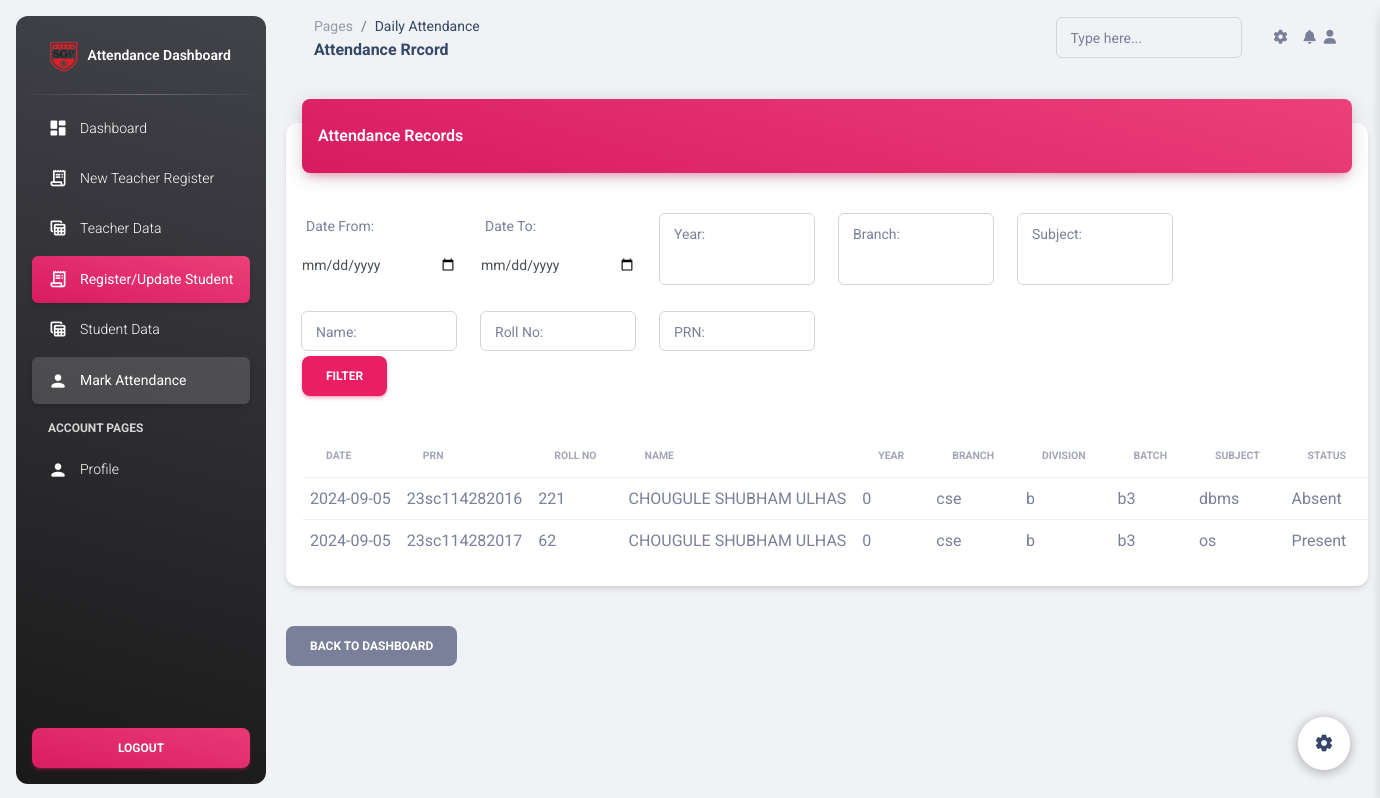
/dailyatt.php (signed in), run on the app's committed database.
### tables this page shows
CREATE TABLE `attendance` (
  `prn` varchar(50) NOT NULL,
  `rollno` int(11) NOT NULL,
  `name` varchar(100) DEFAULT NULL,
  `year` int(11) DEFAULT NULL,
  `branch` varchar(50) DEFAULT NULL,
  `division` varchar(10) DEFAULT NULL,
  `batch` varchar(10) DEFAULT NULL,
  `date` date DEFAULT NULL,
  `subject` varchar(100) DEFAULT NULL,
  `status` varchar(20) DEFAULT NULL
);

### dailyatt.php (the view, shortened to what this page needs)
<!DOCTYPE html>
<html lang="en">
<head>
  <link href="../assets/css/nucleo-icons.css" rel="stylesheet" />
  <link href="../assets/css/nucleo-svg.css" rel="stylesheet" />
  <link id="pagestyle" href="../assets/css/material-dashboard.css?v=3.1.0" rel="stylesheet" />
</head>
<body class="g-sidenav-show  bg-gray-200">
  <aside class="sidenav navbar navbar-vertical navbar-expand-xs border-0 border-radius-xl my-3 fixed-start ms-3   bg-gradient-dark" id="sidenav-main">
    <div class="sidenav-header">
      <a class="navbar-brand m-0" href=" https://demos.creative-tim.com/material-dashboard/pages/dashboard " target="_blank">
        <img src="./assets/img/mainl.png" class="navbar-brand-img h-100" alt="main_logo">
        <span class="ms-1 font-weight-bold text-white">Attendance Dashboard</span>
      </a>
    </div>
    <hr class="horizontal light mt-0 mb-2">
    <div class="collapse navbar-collapse  w-auto " id="sidenav-collapse-main">
      <ul class="navbar-nav">
        <li class="nav-item">
          <a class="nav-link text-white " href="dashboard.php">
            <div class="text-white text-center me-2 d-flex align-items-center justify-content-center">
              <i class="material-icons opacity-10">dashboard</i>
            </div>
            <span class="nav-link-text ms-1">Dashboard</span>
          </a>
        </li>
        <li class="nav-item">
          <a class="nav-link text-white  " href="teacherregister.php">
            <div class="text-white text-center me-2 d-flex align-items-center justify-content-center">
              <i class="material-icons opacity-10">receipt_long</i>
            </div>
            <span class="nav-link-text ms-1">New Teacher Register</span>
          </a>
        </li>
        <li class="nav-item">
          <a class="nav-link text-white " href="teacherdata.php">
            <div class="text-white text-center me-2 d-flex align-items-center justify-content-center">
              <i class="material-icons opacity-10">table_view</i>
            </div>
            <span class="nav-link-text ms-1">Teacher Data</span>
          </a>
        </li>
        <li class="nav-item">
          <a class="nav-link text-white active bg-gradient-primary" href="registerstudent.php">
            <div class="text-white text-center me-2 d-flex align-items-center justify-content-center">
              <i class="material-icons opacity-10">receipt_long</i>
            </div>
            <span class="nav-link-text ms-1">Register/Update Student</span>
          </a>
        </li>
        <li class="nav-item">
          <a class="nav-link text-white " href="studentdata.php">
            <div class="text-white text-center me-2 d-flex align-items-center justify-content-center">
              <i class="material-icons opacity-10">table_view</i>
            </div>
            <span class="nav-link-text ms-1">Student Data</span>
          </a>
        </li>
        <li class="nav-item">
          <a class="nav-link text-white active " href="markattendance.php">
            <div class="text-white text-center me-2 d-flex align-items-center justify-content-center">
              <i class="material-icons opacity-10">person</i>
            </div>
            <span class="nav-link-text ms-1">Mark Attendance</span>
          </a>
        </li>
        <li class="nav-item mt-3">
          <h6 class="ps-4 ms-2 text-uppercase text-xs text-white font-weight-bolder opacity-8">Account pages</h6>
        </li>
        <li class="nav-item">
          <a class="nav-link text-white " href="../pages/profile.html">
            <div class="text-white text-center me-2 d-flex align-items-center justify-content-center">
              <i class="material-icons opacity-10">person</i>
            </div>
            <span class="nav-link-text ms-1">Profile</span>
          </a>
        </li>
      </ul>
    </div>
    <div class="sidenav-footer position-absolute w-100 bottom-0 ">
      <div class="mx-3">
        <form action="logout.php" method="post">
            <button class="btn bg-gradient-primary w-100"  type="submit">LOGOUT</button>
        </form>
    </div>
    </div>
  </aside>
  <main class="main-content position-relative max-height-vh-100 h-100 border-radius-lg ">
    <nav class="navbar navbar-main navbar-expand-lg px-0 mx-4 shadow-none border-radius-xl" id="navbarBlur" data-scroll="true">
      <div class="container-fluid py-1 px-3">
        <nav aria-label="breadcrumb">
          <ol class="breadcrumb bg-transparent mb-0 pb-0 pt-1 px-0 me-sm-6 me-5">
            <li class="breadcrumb-item text-sm"><a class="opacity-5 text-dark" href="javascript:;">Pages</a></li>
            <li class="breadcrumb-item text-sm text-dark active" aria-current="page">Daily Attendance</li>
          </ol>
          <h6 class="font-weight-bolder mb-0">Attendance Rrcord
          </h6>
        </nav>
        <div class="collapse navbar-collapse mt-sm-0 mt-2 me-md-0 me-sm-4" id="navbar">
          <div class="ms-md-auto pe-md-3 d-flex align-items-center">
            <div class="input-group input-group-outline">
              <label class="form-label">Type here...</label>
              <input type="text" class="form-control">
            </div>
          </div>
          <ul class="navbar-nav  justify-content-end">
            <li class="nav-item px-3 d-flex align-items-center">
              <a href="javascript:;" class="nav-link text-body p-0">
                <i class="fa fa-cog fixed-plugin-button-nav cursor-pointer"></i>
              </a>
            </li>
            <li class="nav-item dropdown pe-2 d-flex align-items-center">
              <a href="javascript:;" class="nav-link text-body p-0" id="dropdownMenuButton" data-bs-toggle="dropdown" aria-expanded="false">
                <i class="fa fa-bell cursor-pointer"></i>
              </a>
            </li>
            <li class="nav-item d-flex align-items-center">
              <a href="../pages/sign-in.html" class="nav-link text-body font-weight-bold px-0">
                <i class="fa fa-user me-sm-1"></i>
              </a>
            </li>
          </ul>
        </div>
      </div>
    </nav>
    <div class="fixed-plugin">
    <a class="fixed-plugin-button text-dark position-fixed px-3 py-2">
    </a>
  </div>
  <div class="container my-4">
        <div class="row">
            <div class="col-12">
                <div class="card my-4">
                    <div class="card-header p-0 position-relative mt-n4 mx-3 z-index-2">
                        <div class="bg-gradient-primary shadow-primary border-radius-lg pt-4 pb-3">
                            <h6 class="text-white text-capitalize ps-3">Attendance Records</h6>
                        </div>
                    </div>
                    <div class="card-body px-0 pb-2">
                        <div class="p-3">
                            <?php
                            $servername = "localhost";
                            $username = "root";
                            $password = "";
                            $database = "manag";
                            $conn = new mysqli($servername, $username, $password, $database);
                            $date_from = isset($_POST['date_from']) ? $_POST['date_from'] : '';
                            $date_to = isset($_POST['date_to']) ? $_POST['date_to'] : '';
                            $year = isset($_POST['year']) ? $_POST['year'] : '';
                            $branch = isset($_POST['branch']) ? $_POST['branch'] : '';
                            $subject = isset($_POST['subject']) ? $_POST['subject'] : '';
                            $search_name = isset($_POST['search_name']) ? $_POST['search_name'] : '';
                            $search_rollno = isset($_POST['search_rollno']) ? $_POST['search_rollno'] : '';
                            $search_prn = isset($_POST['search_prn']) ? $_POST['search_prn'] : '';
                            $sql_attendance = "SELECT * FROM attendance WHERE 1=1";
                            $result_attendance = $conn->query($sql_attendance);
                            ?>
                            <form method="POST" action="" class="mb-4">
                                <div class="row">
                                    <div class="form-group col-md-2">
                                        <label for="date_from">Date From:</label>
                                        <input type="date" class="form-control" id="date_from" name="date_from" value="<?php echo $date_from; ?>">
                                    </div>
                                    <div class="form-group col-md-2">
                                        <label for="date_to">Date To:</label>
                                        <input type="date" class="form-control" id="date_to" name="date_to" value="<?php echo $date_to; ?>">
                                    </div>
                                    <div class="input-group input-group-outline  col-md-2" style="width: 16.666667%;">
                                        <label class="form-label" for="year">Year:</label>
                                        <input type="text" class="form-control" id="year" name="year" value="<?php echo $year; ?>">
                                    </div>
                                    <div class="input-group input-group-outline  col-md-2" style="width: 16.666667%;">
                                        <label class="form-label" for="branch">Branch:</label>
                                        <input type="text" class="form-control" id="branch" name="branch" value="<?php echo $branch; ?>">
                                    </div>
                                    <div class="input-group input-group-outline  col-md-2" style="width: 16.666667%;">
                                        <label class="form-label" for="subject">Subject:</label>
                                        <input type="text" class="form-control" id="subject" name="subject" value="<?php echo $subject; ?>">
                                    </div>
                                </div>
                                <br>
                                <div class="row" style="">
                                    <div class="input-group input-group-outline  col-md-2" style="width: 16.666667%;">
                                        <label class="form-label" for="search_name">Name:</label>
                                        <input type="text" class="form-control" id="search_name" name="search_name" value="<?php echo $search_name; ?>">
                                    </div>
                                    <div class="input-group input-group-outline  col-md-2" style="width: 16.666667%;">
                                        <label class="form-label" for="search_rollno">Roll No:</label>
                                        <input type="text" class="form-control" id="search_rollno" name="search_rollno" value="<?php echo $search_rollno; ?>">
                                    </div>
                                    <div class="input-group input-group-outline  col-md-2" style="width: 16.666667%;">
                                        <label class="form-label" for="search_prn">PRN:</label>
                                        <input type="text" class="form-control" id="search_prn" name="search_prn" value="<?php echo $search_prn; ?>">
                                    </div>
                                </div>
                                <button type="submit" class="btn btn-primary" style="margin-top: 5px">Filter</button>
                            </form>
                            <?php
                            if ($result_attendance->num_rows > 0) {
                                echo '<table class="table align-items-center mb-0">';
                                echo '<thead>';
                                echo '<tr>';
                                echo '<th class="text-uppercase text-secondary text-xxs font-weight-bolder opacity-7">Date</th>';
                                echo '<th class="text-uppercase text-secondary text-xxs font-weight-bolder opacity-7">PRN</th>';
                                echo '<th class="text-uppercase text-secondary text-xxs font-weight-bolder opacity-7">Roll No</th>';
                                echo '<th class="text-uppercase text-secondary text-xxs font-weight-bolder opacity-7">Name</th>';
                                echo '<th class="text-uppercase text-secondary text-xxs font-weight-bolder opacity-7">Year</th>';
                                echo '<th class="text-uppercase text-secondary text-xxs font-weight-bolder opacity-7">Branch</th>';
                                echo '<th class="text-uppercase text-secondary text-xxs font-weight-bolder opacity-7">Division</th>';
                                echo '<th class="text-uppercase text-secondary text-xxs font-weight-bolder opacity-7">Batch</th>';
                                echo '<th class="text-uppercase text-secondary text-xxs font-weight-bolder opacity-7">Subject</th>';
                                echo '<th class="text-uppercase text-secondary text-xxs font-weight-bolder opacity-7">Status</th>';
                                echo '</tr>';
                                echo '</thead>';
                                echo '<tbody>';
                                while ($row_attendance = $result_attendance->fetch_assoc()) {
                                    echo '<tr>';
                                    echo '<td>' . $row_attendance['date'] . '</td>';
                                    echo '<td>' . $row_attendance['prn'] . '</td>';
                                    echo '<td>' . $row_attendance['rollno'] . '</td>';
                                    echo '<td>' . $row_attendance['name'] . '</td>';
                                    echo '<td>' . $row_attendance['year'] . '</td>';
                                    echo '<td>' . $row_attendance['branch'] . '</td>';
                                    echo '<td>' . $row_attendance['division'] . '</td>';
                                    echo '<td>' . $row_attendance['batch'] . '</td>';
                                    echo '<td>' . $row_attendance['subject'] . '</td>';
                                    echo '<td>' . $row_attendance['status'] . '</td>';
                                    echo '</tr>';
                                }
                                echo '</tbody>';
                                echo '</table>';
                            } else {
                                echo '<p class="text-center">No attendance records available.</p>';
                            }
                            ?>
                        </div>
                    </div>
                </div>
            </div>
        </div>
        <a href="dashboard.php" class="btn btn-secondary mt-3">Back to Dashboard</a>
    </div>
  </main>
  <div class="fixed-plugin">
    <a class="fixed-plugin-button text-dark position-fixed px-3 py-2">
      <i class="material-icons py-2">settings</i>
    </a>
  </div>
</body>
</html>

### data on the page
attendance: date "2024-09-05", prn "23sc114282016", rollno "221", name "CHOUGULE SHUBHAM ULHAS", year "0", branch "cse", division "b", batch "b3", subject "dbms", status "Absent"
attendance: date "2024-09-05", prn "23sc114282017", rollno "62", name "CHOUGULE SHUBHAM ULHAS", year "0", branch "cse", division "b", batch "b3", subject "os", status "Present"
